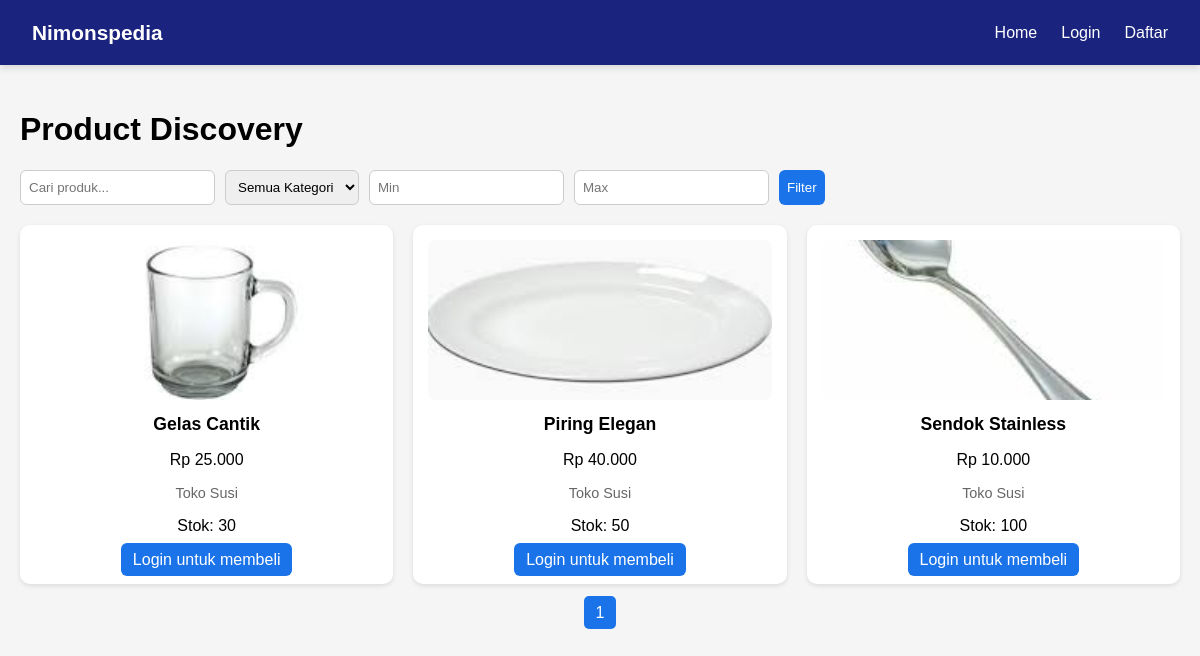
Screenshot of /php/src/public/buyer/dashboard.php with the database file from the repository.
### tables this page shows
CREATE TABLE IF NOT EXISTS products (
    product_id INT AUTO_INCREMENT PRIMARY KEY,
    store_id INT NOT NULL,
    product_name VARCHAR(255) NOT NULL,
    description TEXT,
    price INT NOT NULL,
    stock INT DEFAULT 0,
    main_image_path VARCHAR(255),
    created_at DATETIME DEFAULT CURRENT_TIMESTAMP,
    updated_at DATETIME DEFAULT CURRENT_TIMESTAMP ON UPDATE CURRENT_TIMESTAMP,
    deleted_at DATETIME DEFAULT NULL,
    FOREIGN KEY (store_id) REFERENCES stores(store_id)
);

CREATE TABLE IF NOT EXISTS stores (
    store_id INT AUTO_INCREMENT PRIMARY KEY,
    user_id INT NOT NULL UNIQUE,
    store_name VARCHAR(255) NOT NULL UNIQUE,
    store_description TEXT,
    store_logo_path VARCHAR(255),
    balance INT DEFAULT 0,
    created_at DATETIME DEFAULT CURRENT_TIMESTAMP,
    updated_at DATETIME DEFAULT CURRENT_TIMESTAMP ON UPDATE CURRENT_TIMESTAMP,
    FOREIGN KEY (user_id) REFERENCES users(user_id)
);

### php/src/app/utils/pagination.php (called while the page is built)
<?php
function paginate($conn, $query, $perPage = 10, $page = 1) {
    $offset = ($page - 1) * $perPage;
    $result = $conn->query("$query LIMIT $offset, $perPage");
    return $result;
}
function getTotalPages($conn, $table, $perPage = 10) {
    $res = $conn->query("SELECT COUNT(*) as total FROM $table");
    $row = $res->fetch_assoc();
    return ceil($row['total'] / $perPage);
}
?>

### php/src/public/buyer/dashboard.php (the view, shortened to what this page needs)
<?php
include_once(__DIR__ . '/../../app/config/db.php');
include_once(__DIR__ . '/../../app/utils/pagination.php');
$page = isset($_GET['page']) ? max((int)$_GET['page'], 1) : 1;
$perPage = 12;
$where = ["p.deleted_at IS NULL"];
$join = "INNER JOIN stores s ON p.store_id = s.store_id";
$whereSQL = implode(' AND ', $where);
$sql = "SELECT p.*, s.store_name, s.store_logo_path
        FROM products p
        $join
        WHERE $whereSQL
        ORDER BY p.created_at DESC";
$products = paginate($conn, $sql, $perPage, $page);
$totalPages = getTotalPages($conn, "($sql) AS sub", $perPage);
?>
<!DOCTYPE html>
<html lang="en">
  <head>
    <link rel="stylesheet" href="../assets/css/buyerDashboard.css">
  </head>
  <body>
  <?php include_once(__DIR__ . '/../../app/components/navbar.php'); ?>
    <div class="container">
      <h1>Product Discovery</h1>
      <div class="filters">
        <input type="text" id="search" placeholder="Cari produk..." value="<?= htmlspecialchars($_GET['search'] ?? '') ?>">
        <select id="category">
          <option value="">Semua Kategori</option>
        </select>
        <input type="number" id="min_price" placeholder="Min" value="<?= htmlspecialchars($_GET['min_price'] ?? '') ?>">
        <input type="number" id="max_price" placeholder="Max" value="<?= htmlspecialchars($_GET['max_price'] ?? '') ?>">
        <button id="filter-btn">Filter</button>
      </div>
      <div class="product-grid" id="product-grid">
        <?php if($products->num_rows === 0): ?>
          <p class="empty-state">Produk tidak ditemukan.</p>
        <?php else: ?>
          <?php while ($p = $products->fetch_assoc()):
            $outOfStock = $p['stock'] == 0;
          ?>
          <div class="product-card <?= $outOfStock ? 'out-of-stock' : '' ?>">
              <img loading="lazy" src="<?= htmlspecialchars($p['main_image_path'] ?: '../assets/images/default-product.png') ?>" alt="Product Image">
              <h3><?= htmlspecialchars($p['product_name']) ?></h3>
              <p>Rp <?= number_format($p['price'], 0, ',', '.') ?></p>
              <p class="seller-name"><?= htmlspecialchars($p['store_name'] ?? 'Toko Tidak Diketahui') ?></p>
              <p class="stock-info">
                  <?= $outOfStock ? 'Stok Habis' : 'Stok: ' . htmlspecialchars($p['stock']) ?>
              </p>
              <?php if (!$outOfStock && $role === 'BUYER'): ?>
                  <form action="/buyer/add_to_cart.php" method="POST">
                      <input type="hidden" name="product_id" value="<?= $p['product_id'] ?>">
                      <button type="submit" class="btn">Add to Cart</button>
                  </form>
              <?php elseif ($outOfStock): ?>
                  <span class="stock-label">Stok Habis</span>
              <?php else: ?>
                  <a href="/authentication/login.php" class="btn btn-secondary">Login untuk membeli</a>
              <?php endif; ?>
          </div>
          <?php endwhile; ?>
        <?php endif; ?>
      </div>
      <div class="pagination">
        <?php for ($i = 1; $i <= $totalPages; $i++): ?>
          <a href="?<?= http_build_query(array_merge($_GET, ['page'=>$i])) ?>" class="<?= $i == $page ? 'active' : '' ?>"><?= $i ?></a>
        <?php endfor; ?>
      </div>
    </div>
  </body>
</html>

### php/src/app/components/navbar.php (shortened to what this page needs)
<?php
$role = $_SESSION['role'] ?? null;
?>
<link rel="stylesheet" href="/assets/css/navbar.css">
<nav>
    <div class="nav-left">
        <?php if ($role === 'SELLER'): ?>
        <a href="/seller/dashboard.php">Nimonspedia</a>
        <?php elseif ($role === 'BUYER'): ?>
        <a href="/buyer/dashboard.php">Nimonspedia</a>
        <?php else: ?>
        <a href="/index.php">Nimonspedia</a>
        <?php endif; ?>
    </div>
    <div class="nav-right">
        <?php if (!$role): ?>
            <a href="/buyer/dashboard.php">Home</a>
            <a href="/authentication/login.php">Login</a>
            <a href="/authentication/register_role.php">Daftar</a>
        <?php endif; ?>
    </div>
</nav>

### php/src/public/assets/css/buyerDashboard.css (style rules this page uses)
body { font-family: Arial, sans-serif; background-color: #f5f5f5; margin: 0; padding: 0; }
.container { max-width: 1200px; margin: 0 auto; padding: 20px; }
.filters { display: flex; flex-wrap: wrap; gap: 10px; margin-bottom: 20px; }
.filters input, .filters select, .filters button { padding: 8px; border-radius: 6px; border: 1px solid #ccc; }
.filters button { background-color: #1a73e8; color: white; border: none; cursor: pointer; }
.product-grid { display: grid; grid-template-columns: repeat(auto-fit, minmax(220px, 1fr)); gap: 20px; }
.product-card { background: white; border-radius: 10px; padding: 15px; text-align: center; box-shadow: 0 2px 5px rgba(0,0,0,0.1); position: relative; }
.product-card img { width: 100%; height: 160px; object-fit: cover; border-radius: 8px; }
.product-card h3 { font-size: 1.1em; margin: 10px 0; }
.product-card .seller-name { font-size: 0.9em; color: #666; margin-bottom: 10px; }
.product-card button, .product-card a.btn { background-color: #1a73e8; color: white; border: none; padding: 8px 12px; border-radius: 6px; cursor: pointer; text-decoration: none; }
.pagination { text-align: center; margin: 20px 0; }
.pagination a { margin: 0 5px; padding: 8px 12px; border-radius: 5px; text-decoration: none; background: #ddd; color: #333; }
.pagination a.active { background: #1a73e8; color: white; }

### php/src/public/assets/css/navbar.css (style rules this page uses)
nav { background-color: #1a237e; color: white; display: flex; justify-content: space-between; align-items: center; padding: 0.8rem 2rem; font-family: Arial, sans-serif; position: fixed; top: 0; left: 0; width: 100%; height: 65px; z-index: 1000; box-shadow: 0 2px 8px rgba(0, 0, 0, 0.15); box-sizing: border-box; }
body { margin: 0; padding-top: 70px; }
.nav-left a { color: white; text-decoration: none; font-weight: bold; margin-right: 25px; font-size: 1.3rem; transition: color 0.2s; }
.nav-right { display: flex; align-items: center; gap: 1.5rem; flex-wrap: nowrap; }
.nav-right a { color: white; text-decoration: none; font-size: 1rem; transition: color 0.2s; display: flex; align-items: center; }

### rows the page displays
products: main_image_path (picture), product_name "Gelas Cantik", price "25.000", store.store_name "Toko Susi", stock "30", shows "Login untuk membeli"
products: main_image_path (picture), product_name "Piring Elegan", price "40.000", store.store_name "Toko Susi", stock "50", shows "Login untuk membeli"
products: main_image_path (picture), product_name "Sendok Stainless", price "10.000", store.store_name "Toko Susi", stock "100", shows "Login untuk membeli"
